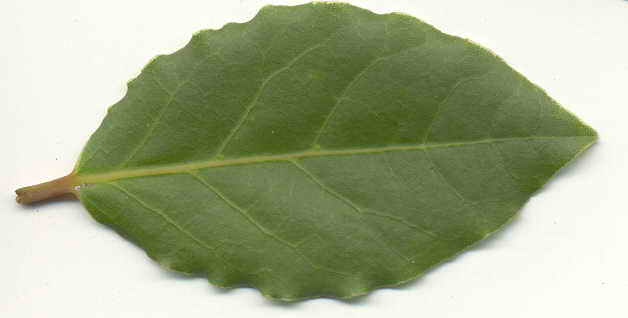
#> input picture odev07/yaprak.jpg, 628 x 318 px
$ python watershed.py
#> lines starting #> are read from the running program, lines starting #| are printed output that depends on the picture; after the words box and inside, x2 and y2 are one past the last pixel; in counts of white or black regions, pixels touching at a corner belong together
import cv2
import numpy as np

yaprak = cv2.imread("yaprak.jpg")
#> yaprak is the input picture: shape (318, 628, 3); mean B, G, R 142.8, 174.6, 165.5

gray_yaprak = cv2.cvtColor(yaprak, cv2.COLOR_BGR2GRAY)
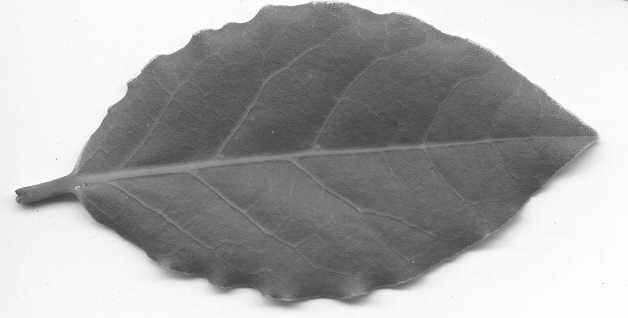
#> gray_yaprak: shape (318, 628); min 62, max 255, mean 168.4

_, thresh = cv2.threshold(gray_yaprak, 0,255, cv2.THRESH_BINARY_INV + cv2.THRESH_OTSU)
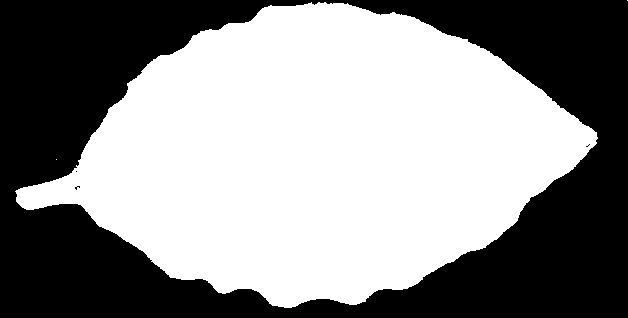
#> thresh: shape (318, 628); 55.4% white; 4 black regions (3 under 20 px), largest, box (x1, y1, x2, y2) and area: (0, 0, 628, 318) 89057

kernel = np.ones((3,3),np.uint8)

opening = cv2.morphologyEx(thresh,cv2.MORPH_OPEN,kernel, iterations = 2)
#> opening: shape (318, 628); 55.4% white; 2 black regions (1 under 20 px), largest, box (x1, y1, x2, y2) and area: (0, 0, 628, 318) 89135

sure_bg = cv2.dilate(opening,kernel,iterations=3)
#> sure_bg: shape (318, 628); 58.1% white; 1 black region, box (x1, y1, x2, y2) and area: (0, 0, 628, 318) 83655

dist_transform = cv2.distanceTransform(opening,cv2.DIST_L2,5)
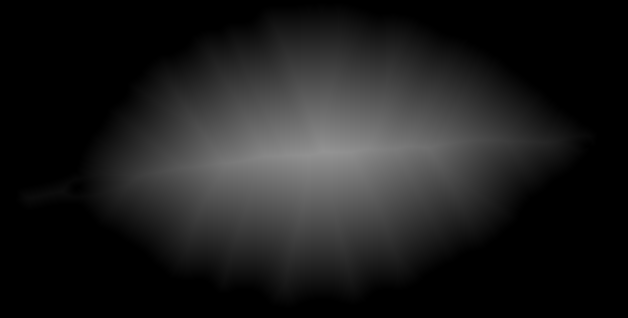
#> dist_transform: shape (318, 628) float32; min 0, max 148, mean 29.5

_, sure_fg = cv2.threshold(dist_transform,0.7*dist_transform.max(),255,0)
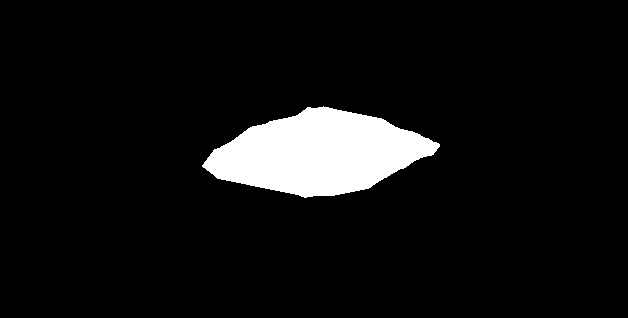
#> sure_fg: shape (318, 628) float32; 6.9% white; 1 white region, box (x1, y1, x2, y2) and area: (202, 106, 440, 198) 13716
sure_fg = np.uint8(sure_fg)

unknown = cv2.subtract(sure_bg,sure_fg)
#> unknown: shape (318, 628); 51.2% white; 2 black regions, box (x1, y1, x2, y2) and area: (0, 0, 628, 318) 83655, (202, 106, 440, 198) 13716

_, markers = cv2.connectedComponents(sure_fg)
markers = markers+1

markers[unknown==255] = 0
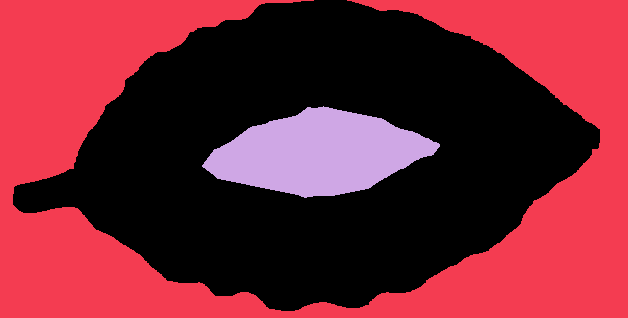
#> markers: shape (318, 628) int32; 3 distinct labels, from 0 to 2; one colour per label, 0 black

markers = cv2.watershed(yaprak,markers)
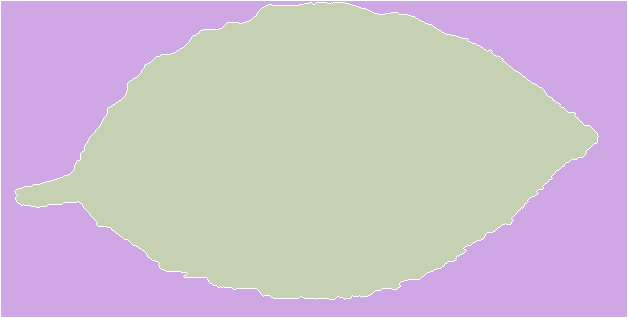
#> markers: shape (318, 628) int32; 3 distinct labels, from -1 to 2; one colour per label, 0 black, -1 white
yaprak[markers == -1] = [255,0,0]
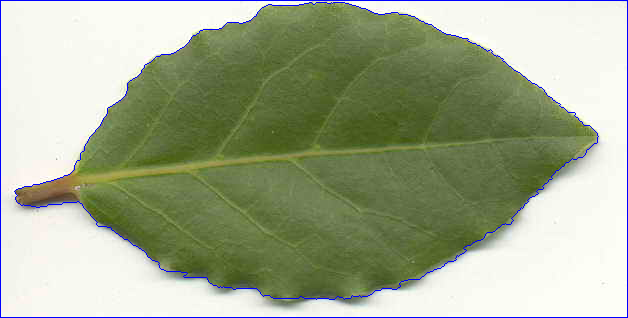
#> yaprak: shape (318, 628, 3); 1.6% of pixels changed, all inside (x1, y1, x2, y2) = (0, 0, 628, 318)

cv2.imshow("yaprak",yaprak)
cv2.waitKey(0)
cv2.destroyAllWindows()
